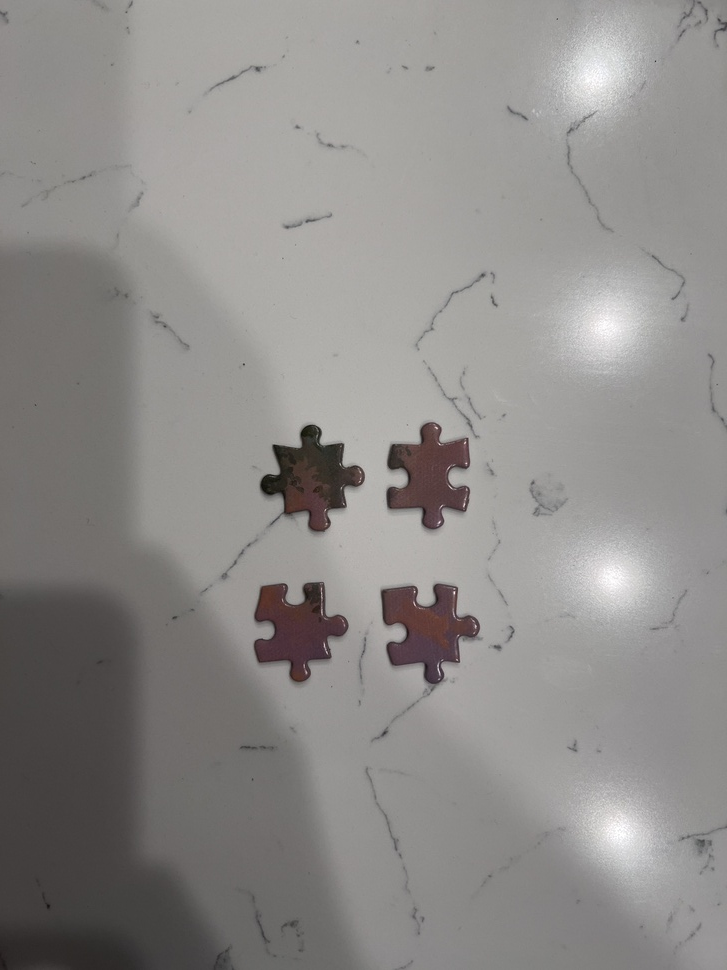
#> input picture Pieces/IMG_8340.jpg, 727 x 970 px, shrunk from 3024 x 4032 before the run
$ python contours.py
#> lines starting #> are read from the running program, lines starting #| are printed output that depends on the picture; after the words box and inside, x2 and y2 are one past the last pixel; in counts of white or black regions, pixels touching at a corner belong together
# [21 lines of commented-out code are left out]

import numpy as np
import cv2 as cv
from matplotlib import pyplot as plt

img = cv.imread('./Pieces/IMG_8340.jpg', cv.IMREAD_GRAYSCALE)
#> img: shape (970, 727); min 10, max 255, mean 139.9

assert img is not None, "file could not be read, check with os.path.exists()"

ret, thresh = cv.threshold(img, 127, 255, 0)
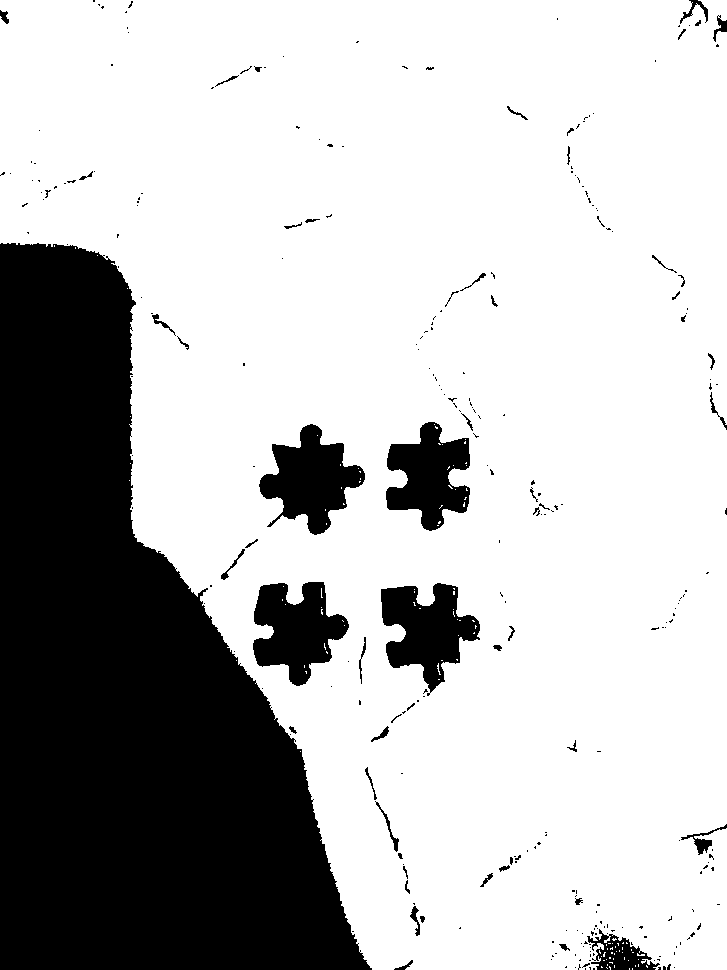
#> thresh: shape (970, 727); 73.4% white; 282 black regions (224 under 20 px)

contours, hierarchy = cv.findContours(thresh, cv.RETR_TREE, cv.CHAIN_APPROX_SIMPLE)
#> contours = 453 contours, 387 with area under 20; largest, box (x1, y1, x2, y2) and area: (0, 0, 727, 970) 542480, (258, 423, 366, 536) 6417, (252, 581, 350, 687) 6320, (380, 582, 481, 694) 6314, (385, 421, 471, 532) 5873

cv.drawContours(img, contours, -1, (0,255,0), 3)
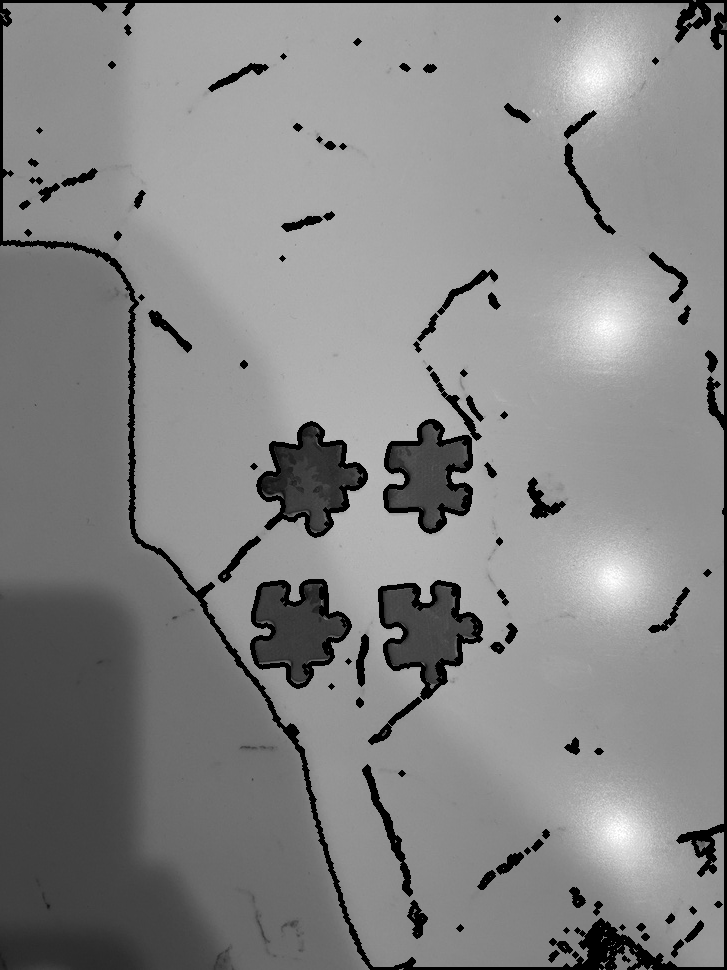
#> img: shape (970, 727); min 0, max 255, mean 132.5

plt.subplot(121),plt.imshow(img,cmap = 'gray')
plt.title('Original Image'), plt.xticks([]), plt.yticks([])

plt.subplot(122),plt.imshow(thresh,cmap = 'gray')
plt.title('Edge Image'), plt.xticks([]), plt.yticks([])

plt.show()
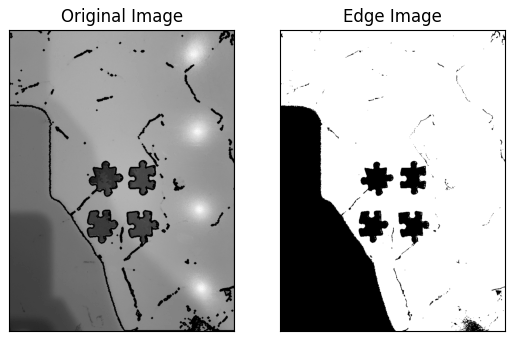
#> figure drawn by matplotlib, 2 panels

# continuing
